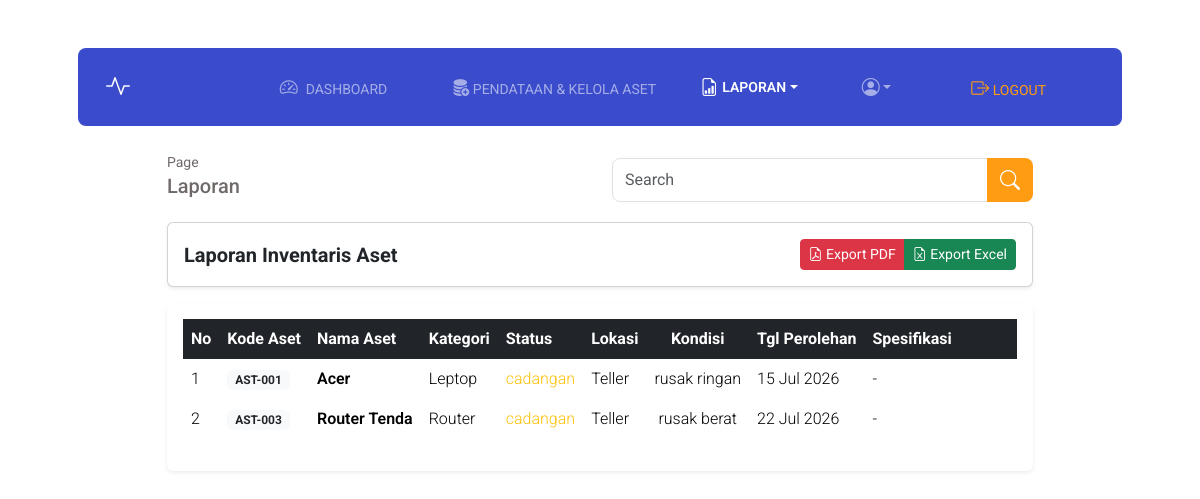
/laporan.php (signed in), run on the app's committed database.
### tables this page shows
CREATE TABLE `aset` (
  `id_aset` int(10) UNSIGNED NOT NULL,
  `kode_aset` varchar(255) NOT NULL,
  `nama_aset` varchar(255) NOT NULL,
  `id_kategori` int(11) NOT NULL,
  `spesifikasi` text NOT NULL,
  `id_lokasi` int(11) NOT NULL,
  `kondisi` enum('baik','rusak ringan','rusak berat') NOT NULL,
  `status` enum('aktif','cadangan','dihapuskan') NOT NULL,
  `tgl_perolehan` date NOT NULL,
  `keterangan` text NOT NULL,
  `foto_aset` varchar(255) NOT NULL
);

CREATE TABLE `kategori` (
  `id_kategori` int(10) UNSIGNED NOT NULL,
  `nama_kategori` varchar(255) NOT NULL
);

CREATE TABLE `lokasi` (
  `id_lokasi` int(10) UNSIGNED NOT NULL,
  `nama_lokasi` varchar(100) NOT NULL
);

### modul/fuctions.php (called while the page is built, shortened)
<?php
require 'database.php';
function allData($query)
{
    global $db_connect;
    $result = mysqli_query($db_connect, $query);
    $rows = [];
    while ($row = mysqli_fetch_assoc($result)) {
        $rows[] = $row;
    }
    return $rows;
}

### laporan.php (the view, shortened to what this page needs)
<?php
require './modul/fuctions.php';
$data_aset = allData("SELECT * FROM aset JOIN kategori ON aset.id_kategori = kategori.id_kategori JOIN lokasi ON aset.id_lokasi = lokasi.id_lokasi ORDER BY id_aset ASC");
?>
<!doctype html>
<html lang="en">
<head>
    <link href="https://cdn.jsdelivr.net/npm/bootstrap@5.3.8/dist/css/bootstrap.min.css" rel="stylesheet">
    <link rel="stylesheet" href="https://cdn.jsdelivr.net/npm/bootstrap-icons@1.13.1/font/bootstrap-icons.min.css">
    <link rel="stylesheet" href="css/style.css">
</head>
<body>
    <div class="container px-5 fixed-top">
        <nav class="navbar navbar-styles navbar-dark navbar-expand-lg  mt-5 rounded-3 p-3">
            <div class="container-fluid">
                <a class="navbar-brand" href="dashboard.php"><i class="bi bi-activity logo-styles"></i></a>
                <div class="collapse navbar-collapse" id="navbarNavAltMarkup">
                    <div class="navbar-nav ms-auto">
                        <a class="nav-link mx-0 mx-lg-5" aria-current="page" href="dashboard.php">
                            <i class="bi bi-speedometer2 mx-2 icon-styles"></i>DASHBOARD</a>
                        <a class="nav-link mx-0 mx-lg" href="pendataan.php"><i class="bi bi-database-fill-add icon-styles"></i> PENDATAAN & KELOLA ASET</a>
                        <div class="dropdown mx-lg-4 fw-semibold">
                            <a href="#" class="nav-link active dropdown-toggle d-flex align-items-center" id="userMenu" data-bs-toggle="dropdown" aria-expanded="false">
                                <i class="bi bi-file-earmark-bar-graph icon-styles mx-lg-1 me-1"></i>
                                LAPORAN
                            </a>
                        </div>
                        <div class="dropdown mx-lg-4">
                            <a href="#" class="nav-link dropdown-toggle d-flex align-items-center" id="userMenu" data-bs-toggle="dropdown" aria-expanded="false">
                                <i class="bi bi-person-circle  icon-styles"></i>
                            </a>
                        </div>
                        <a class="mx-0 mx-lg-5 log-styles" href="logout.php">
                            <i class="bi bi-box-arrow-right log-styles"></i> LOGOUT</a>
                    </div>
                </div>
            </div>
        </nav>
    </div>
    <div class="container px-5 main-content">
        <div class="row justify-content-center mt-4 mb-3">
            <div class="col-lg-10">
                <div class="row">
                    <div class="col-6 col-lg-6 font-pagination">
                        <small class="m-0">Page</small>
                        <h5>Laporan</h5>
                    </div>
                    <div class="col-lg col-lg-6">
                        <form action="search-result.php" method="get">
                            <div class="input-group mt-2">
                                <input type="text" name="keyword" class="form-control rounded-start-3" placeholder="Search" autocomplete="off">
                                <button class="btn btn-search-styles  rounded-end-3" type="submit" id="submit"><i class="bi bi-search" style="font-size: 20px;"></i></button>
                            </div>
                        </form>
                    </div>
                </div>
            </div>
        </div>
    </div>
    <div class="container px-5">
        <div class="row justify-content-center">
            <div class="col-lg-10">
                <div class="mb-3">
                    <div class="card shadow-sm">
                        <div class="card-body d-flex justify-content-between align-items-center">
                            <h5 class="fw-bold mb-0">Laporan Inventaris Aset</h5>
                            <div class="btn-group">
                                <a href="export-pdf.php" target="_blank" class="btn btn-danger btn-sm">
                                    <i class="bi bi-file-earmark-pdf"></i> Export PDF
                                </a>
                                <a href="export-excel.php" target="_blank" class="btn btn-success btn-sm">
                                    <i class="bi bi-file-earmark-excel"></i> Export Excel
                                </a>
                            </div>
                        </div>
                    </div>
                </div>
                <div class="card shadow-sm border-0">
                    <div class="card-body ">
                        <div class="table-responsive">
                            <table class="table table-hover table-borderless align-middle">
                                <thead class="table-dark">
                                    <tr class="text-nowrap">
                                        <th>No</th>
                                        <th>Kode Aset</th>
                                        <th>Nama Aset</th>
                                        <th>Kategori</th>
                                        <th>Status</th>
                                        <th>Lokasi</th>
                                        <th class="text-nowrap text-center">Kondisi</th>
                                        <th>Tgl Perolehan</th>
                                        <th>Spesifikasi</th>
                                    </tr>
                                </thead>
                                <tbody>
                                    <?php if (!empty($data_aset)) : ?>
                                        <?php
                                        $no_data = 1;
                                        foreach ($data_aset as $aset) : ?>
                                            <tr class="fw-light align-middle">
                                                <td><?= $no_data++ ?></td>
                                                <td><span class="badge bg-light text-dark"><?= $aset['kode_aset'] ?></span></td>
                                                <td class="text-nowrap fw-semibold"><?= $aset['nama_aset'] ?></td>
                                                <td class="text-nowrap"><?= $aset['nama_kategori'] ?></td>
                                                <td><span class="text-<?= ($aset['status'] == 'Aktif') ? 'success' : 'warning' ?> "><?= $aset['status'] ?></span></td>
                                                <td class="text-nowrap"><?= $aset['nama_lokasi'] ?></td>
                                                <td class="text-nowrap text-center"><?= $aset['kondisi'] ?></td>
                                                <td class="text-nowrap"><?= date('d M Y', strtotime($aset['tgl_perolehan'])) ?></td>
                                                <td style="min-width: 250px;"><?= $aset['spesifikasi'] ?></td>
                                            </tr>
                                        <?php endforeach ?>
                                    <?php endif ?>
                                </tbody>
                            </table>
                        </div>
                    </div>
                </div>
            </div>
        </div>
    </div>
</body>
</html>

### css/style.css (style rules this page uses)
* { font-family: Roboto; }
body { padding-bottom: 50px; }
.navbar-styles { background-color: #3a4ccb; }
.navbar-styles a { font-size: 14px; }
.icon-styles { font-size: 18px; }
.log-styles { font-size: 18px; color: #ff9c11; margin-top: 9px; text-decoration: none; }
.logo-styles { font-size: 24px; color: white; font-weight: bold; }
.btn-search-styles { background-color: #ff9c11; color: #ffff; }
.main-content { margin-top: 150px; }
.font-pagination { color: #706969; }

### data on the page
aset: kode_aset "AST-001", nama_aset "Acer", id_kategori.nama_kategori "Leptop", status "cadangan", id_lokasi.nama_lokasi "Teller", kondisi "rusak ringan", tgl_perolehan "15 Jul 2026", spesifikasi "-"
aset: kode_aset "AST-003", nama_aset "Router Tenda", id_kategori.nama_kategori "Router", status "cadangan", id_lokasi.nama_lokasi "Teller", kondisi "rusak berat", tgl_perolehan "22 Jul 2026", spesifikasi "-"
